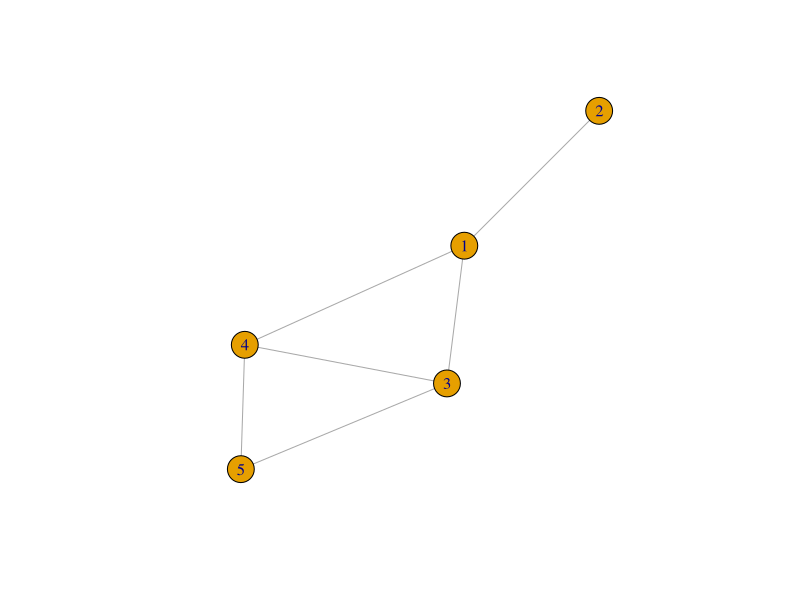
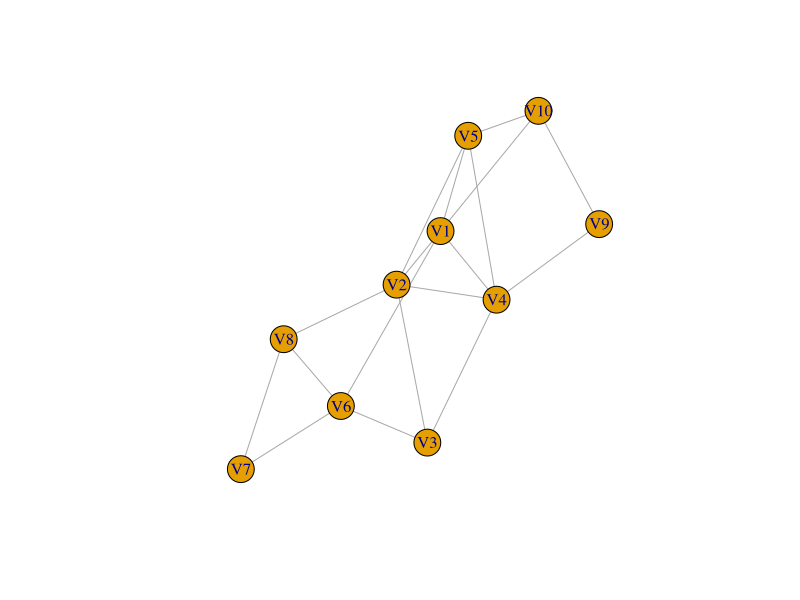

Here is the R script that generated these plots, in order:
# depth-first-search (dfs)
# cormen 604

library(igraph)

links <- as.data.frame(cbind(c(1,1,2,3,4,4,5), c(2,3,1,4,5,1,3))) # edges as a data frame
nodes <- as.data.frame(cbind(c(1,2,3,4,5), c(10,10,10,20,20))) # vertices as a data frame

net <- graph_from_data_frame(d = links, vertices = nodes, directed = F) # network object
net2 <- simplify(net, remove.multiple = T, remove.loops = F) # simplify the network object
plot(net2) # plot the graph

admat <- as.matrix(read.csv("adjacency.matrix.csv", header = F)) # read adjacency matrix from csv
admat <- (admat + t(admat) > 0) + 0 # make it symmetric
net3 <- graph_from_adjacency_matrix(admat, mode = "undirected") # read into network object
net4 <- simplify(net3, remove.multiple = T, remove.loops = F) # simplify the network object
plot(net4) # plot the graph

adlist1 <- apply(admat, 1, function(x) which(x == 1)) # extract adjacency list from adjacency matrix

vermat1 <- as.data.frame(cbind(1:nrow(admat), NA, NA, NA, NA)) # create a data frame to record attributes
colnames(vermat1) <- c("vertex", "color", "start", "end", "predecessor") # give column names for attribute columns

dfss <- function() { # adlist is adjacency list, vermat is the attribute matrix for vertices
    no.vertex <- nrow(vermat1) # number of vertices

    # give the attributes for non-root vertices
    for (vert in (1:no.vertex)) { # for1 across vertices
        vermat1[vert, "color"] <<- "white"
        vermat1[vert, "predecessor"] <<- NA
    } # close for1

    time1 <<- 0 # reset time

    for (vert in (1:no.vertex)) { # for2 across vertices
        if (vermat1[vert, "color"] == "white") {
            dfss.visit(vert)
        }
    }
    return(vermat1)
}

dfss.visit <- function(vert) {
    time1 <<- time1 + 1 # increment time
    vermat1[vert, "start"] <<- time1 # record start time
    vermat1[vert, "color"] <<- "gray" # record start time
    for (v in adlist1[[vert]]) { # for1, across adjacent vertices
        if (vermat1[v, "color"] == "white") {
            vermat1[v, "predecessor"] <<- vert
            dfss.visit(v)
        }
    }
    vermat1[vert, "color"] <<- "black"
    time1 <<- time1 + 1
    vermat1[vert, "end"] <<- time1
}

